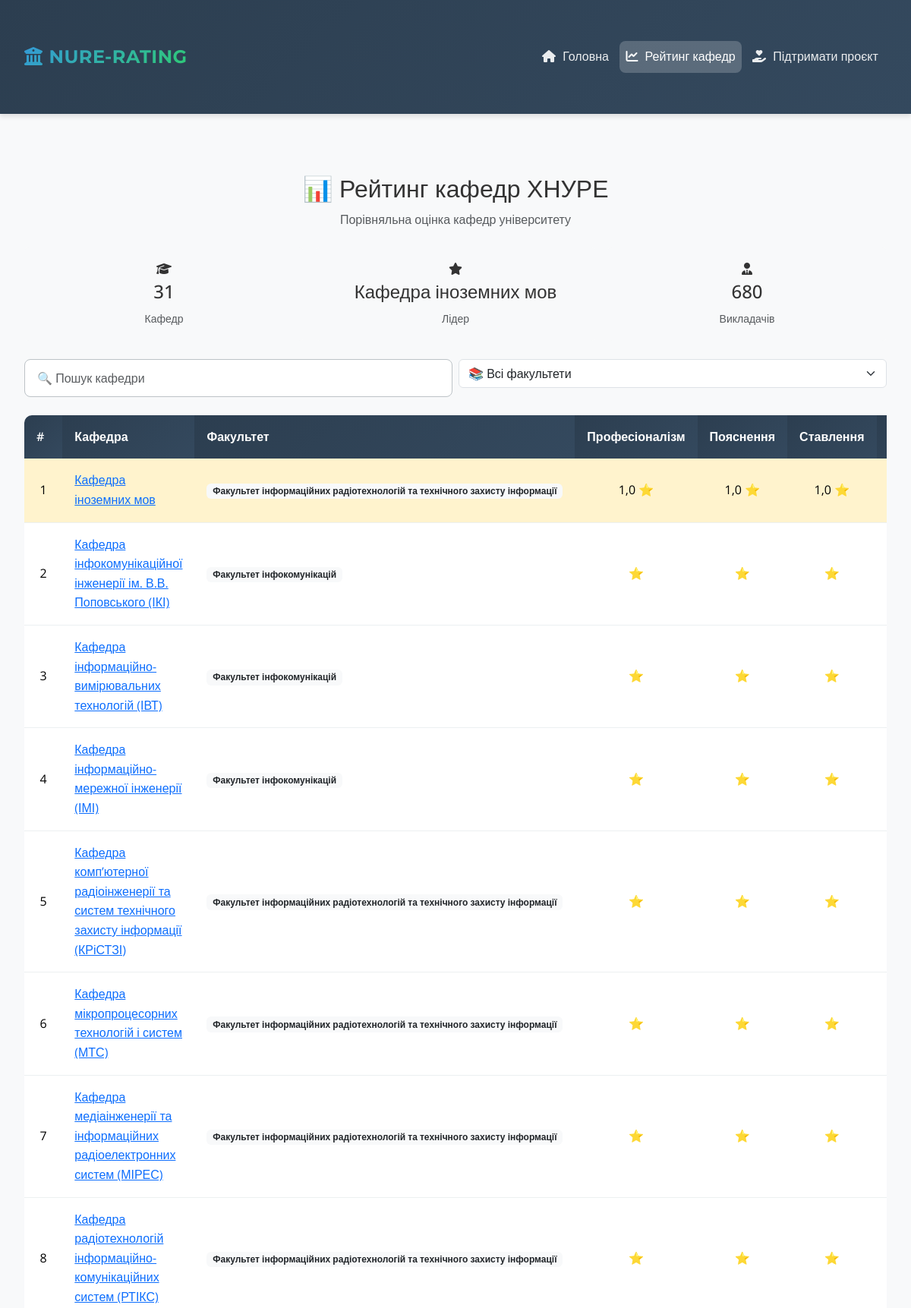
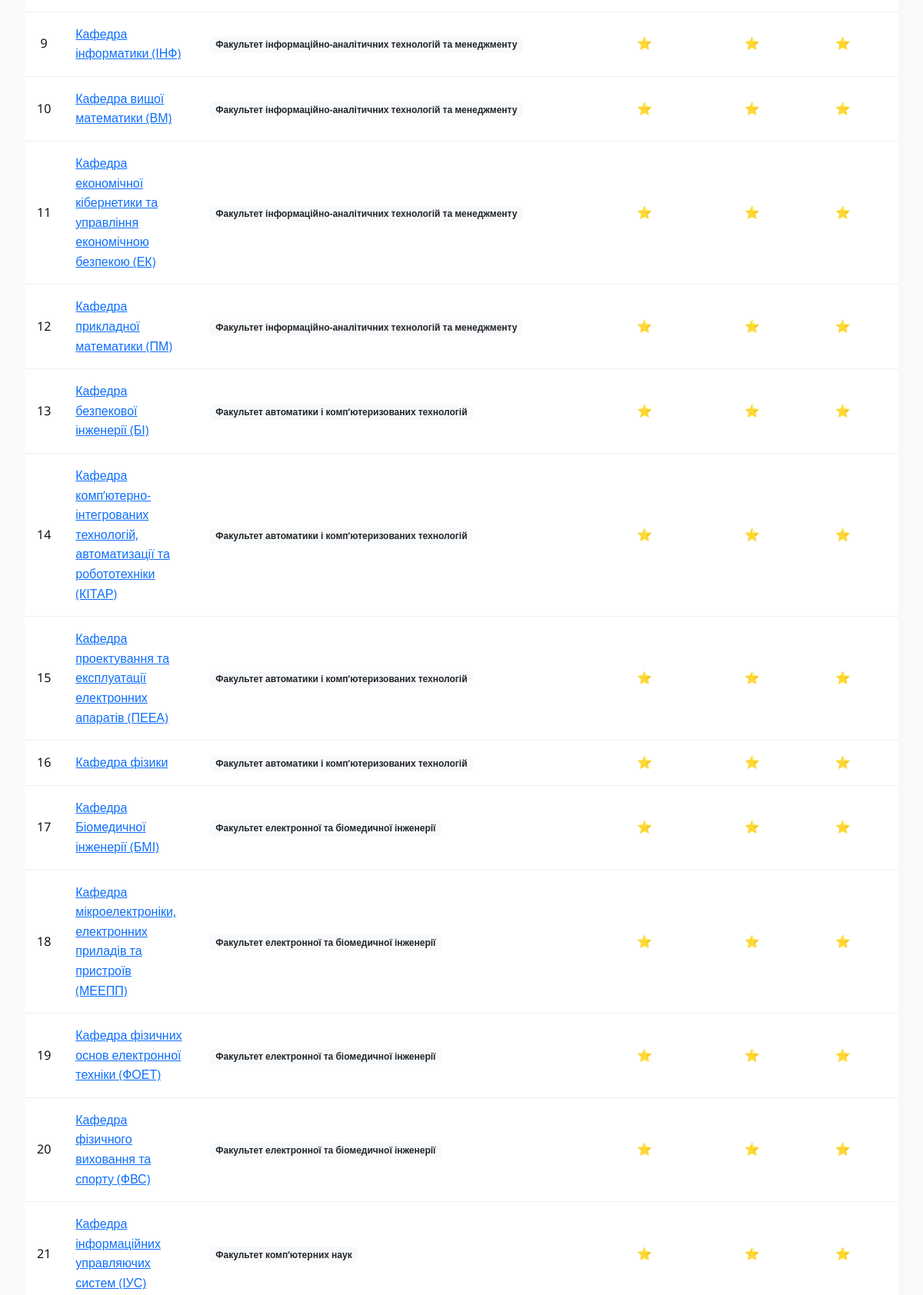
The app's page /department_ranking/ (upper part) with its own data (2 pictures, top to bottom).
### feedback_app/models.py (models this page shows, shortened)
class Department(models.Model):
    name = models.CharField(max_length=255, unique=True)
    faculty = models.ForeignKey(Faculty, on_delete=models.CASCADE, related_name='departments')
    description = models.TextField(blank=True, null=True)

class Faculty(models.Model):
    name = models.CharField(max_length=255, unique=True)
    description = models.TextField(blank=True, null=True)

### feedback_app/views.py (the view)
# urls.py: path('department_ranking/', views.department_ranking, name='department_ranking'),
def department_ranking(request):
    departments = Department.objects.annotate(
        avg_professionalism=Avg('professors__feedback__professionalism'),
        avg_clarity=Avg('professors__feedback__clarity'),
        avg_attitude=Avg('professors__feedback__attitude'),
        professor_count=Count('professors'),
        avg_rating=(F('avg_professionalism') + F('avg_clarity') + F('avg_attitude')) / 3
    ).order_by('-avg_rating')
    faculties = Department.objects.select_related('faculty').values_list('faculty__id', 'faculty__name').distinct().order_by('faculty__name')
    return render(request, 'department_ranking.html', {
        'departments': departments,
        'faculties': [{'id': fid, 'name': fname} for fid, fname in faculties if fname],
        'total_professors': Professor.objects.count()
    })

### templates/department_ranking.html (shortened to what this page needs)
{% extends 'base.html' %} {% block title %}📊 Рейтинг кафедр{% endblock title %}
{% block content %}
<main class="container py-4">
  <header class="text-center mb-4">
    <h1 class="h2">📊 Рейтинг кафедр ХНУРЕ</h1>
    <p class="text-muted">Порівняльна оцінка кафедр університету</p>
  </header>
  <div class="row g-3 mb-4">
    <div class="col-md-4">
      <div class="p-3 bg-light rounded text-center">
        <i class="fas fa-graduation-cap mb-2"></i>
        <div class="h4">{{ departments|length }}</div>
        <small class="text-muted">Кафедр</small>
      </div>
    </div>
    <div class="col-md-4">
      <div class="p-3 bg-light rounded text-center">
        <i class="fas fa-star mb-2"></i>
        <div class="h4">{{ departments.0.name }}</div>
        <small class="text-muted">Лідер</small>
      </div>
    </div>
    <div class="col-md-4">
      <div class="p-3 bg-light rounded text-center">
        <i class="fas fa-user-tie mb-2"></i>
        <div class="h4">{{ total_professors|default:"500+" }}</div>
        <small class="text-muted">Викладачів</small>
      </div>
    </div>
  </div>
  <div class="row g-2 mb-4">
    <div class="col-md-6">
      <input
        type="text"
        id="department-search"
        class="form-control"
        placeholder="🔍 Пошук кафедри"
      />
    </div>
    <div class="col-md-6">
      <select id="faculty-filter" class="form-select">
        <option value="">📚 Всі факультети</option>
      </select>
    </div>
  </div>
  <div class="table-responsive d-none d-lg-block">
    <table class="table">
      <thead>
        <tr>
          <th>#</th>
          <th>Кафедра</th>
          <th>Факультет</th>
          <th class="text-center">Професіоналізм</th>
          <th class="text-center">Пояснення</th>
          <th class="text-center">Ставлення</th>
          <th class="text-center">Рейтинг</th>
        </tr>
      </thead>
      <tbody>
        {% for department in departments %}
        <tr
          class="{% if forloop.first %}table-warning{% endif %}"
          data-faculty-id="{{ department.faculty.id }}"
        >
          <td class="text-center">{{ forloop.counter }}</td>
          <td>
            <a href="{% url 'department_detail' department.id %}"
              >{{ department.name }}</a
            >
          </td>
          <td>
            <span class="badge bg-light text-dark"
              >{{ department.faculty.name }}</span
            >
          </td>
          <td class="text-center">
            {{ department.avg_professionalism|default:"—"|floatformat:1 }} ⭐
          </td>
          <td class="text-center">
            {{ department.avg_clarity|default:"—"|floatformat:1 }} ⭐
          </td>
          <td class="text-center">
            {{ department.avg_attitude|default:"—"|floatformat:1 }} ⭐
          </td>
          <td class="text-center fw-bold">
          </td>
        </tr>
        {% endfor %}
      </tbody>
    </table>
  </div>
</main>
{% endblock content %}

### templates/base.html (shortened to what this page needs)
<!DOCTYPE html>
<html lang="uk">
  <head>
    <link
      rel="stylesheet"
      href="https://cdn.jsdelivr.net/npm/bootstrap@5.3.2/dist/css/bootstrap.min.css"
    />
    <link
      rel="stylesheet"
      href="https://cdnjs.cloudflare.com/ajax/libs/font-awesome/6.4.0/css/all.min.css"
    />
  </head>
  <body>
    <nav class="navbar navbar-expand-lg navbar-dark">
      <div class="container">
        <a class="navbar-brand" href="{% url 'home' %}">
          <i class="fas fa-university me-2"></i>NURE-RATING
        </a>
        <div class="collapse navbar-collapse" id="navbarNav">
          <ul class="navbar-nav ms-auto">
            <li class="nav-item">
              <a
                class="nav-link {% if request.path == '/' %}active{% endif %}"
                href="{% url 'home' %}"
              >
                <i class="fas fa-home"></i> Головна
              </a>
            </li>
            <li class="nav-item">
              <a
                class="nav-link {% if 'department_ranking' in request.path %}active{% endif %}"
                href="{% url 'department_ranking' %}"
              >
                <i class="fas fa-chart-line"></i> Рейтинг кафедр
              </a>
            </li>
            <li class="nav-item">
              <a
                class="nav-link {% if 'donate' in request.path %}active{% endif %}"
                href="{% url 'donate' %}"
              >
                <i class="fas fa-hand-holding-heart"></i> Підтримати проєкт
              </a>
            </li>
          </ul>
        </div>
      </div>
    </nav>
    <div class="container mt-4">{% block content %} {% endblock %}</div>
  </body>
</html>

### templates/base.html (style rules this page uses)
:root { --primary-color: #3498db; --secondary-color: #2ecc71; --accent-color: #1abc9c; --dark-color: #2c3e50; --light-color: #f8f9fa; --text-color: #333333; --light-gray: #ecf0f1; --medium-gray: #bdc3c7; --gradient-primary: linear-gradient( 135deg, var(--primary-color), var(--secondary-color) ); --gradient-dark: linear-gradient(135deg, var(--dark-color), #34495e); --box-shadow: 0 4px 6px rgba(0, 0, 0, 0.1); --box-shadow-hover: 0 10px 15px rgba(0, 0, 0, 0.15); --transition: all 0.3s ease; }
body { font-family: "Open Sans", sans-serif; background-color: var(--light-color); color: var(--text-color); display: flex; flex-direction: column; min-height: 100vh; line-height: 1.6; }
h1, h2, h3, h4, h5, h6, .navbar-brand { font-family: "Montserrat", sans-serif; font-weight: 600; }
.navbar { background: var(--gradient-dark); box-shadow: var(--box-shadow); padding: 1rem; position: sticky; top: 0; z-index: 1000; backdrop-filter: blur(10px); }
.navbar-brand { font-size: 1.5rem; font-weight: 700; letter-spacing: 0.5px; background: var(--gradient-primary); -webkit-background-clip: text; -webkit-text-fill-color: transparent; padding: 0.5rem 0; }
.nav-link { font-weight: 500; padding: 0.5rem 1rem; margin: 0 0.2rem; border-radius: 8px; transition: var(--transition); position: relative; color: rgba(255, 255, 255, 0.9) !important; }
.nav-link.active { background: rgba(255, 255, 255, 0.2); color: white !important; }
.nav-link i { margin-right: 5px; transition: var(--transition); }
.container { max-width: 1200px; flex: 1; padding: 2rem 1rem; animation: fadeIn 0.5s ease; }
.table { margin: 0; border-radius: 10px; overflow: hidden; }
.table thead th { background: var(--gradient-dark); color: white; font-weight: 600; padding: 1rem; border: none; }
.table tbody tr { transition: var(--transition); }
.table td { padding: 1rem; vertical-align: middle; border-color: var(--light-gray); }
.form-control { border-radius: 8px; border: 1px solid var(--medium-gray); padding: 0.75rem 1rem; transition: var(--transition); font-size: 1rem; }

### records on screen
Department: name "Кафедра іноземних мов", faculty.name "Факультет інформаційних радіотехнологій та технічного захисту інформації", avg_professionalism "1,0", avg_clarity "1,0", avg_attitude "1,0"
Department: name "Кафедра інфокомунікаційної інженерії ім. В.В. Поповського (ІКІ)", faculty.name "Факультет інфокомунікацій"
Department: name "Кафедра інформаційно-вимірювальних технологій (ІВТ)", faculty.name "Факультет інфокомунікацій"
Department: name "Кафедра інформаційно-мережної інженерії (ІМІ)", faculty.name "Факультет інфокомунікацій"
Department: name "Кафедра комп’ютерної радіоінженерії та систем технічного захисту інформації (КРіСТЗІ)", faculty.name "Факультет інформаційних радіотехнологій та технічного захисту інформації"
Department: name "Кафедра мікропроцесорних технологій і систем (МТС)", faculty.name "Факультет інформаційних радіотехнологій та технічного захисту інформації"
Department: name "Кафедра медіаінженерії та інформаційних радіоелектронних систем (МІРЕС)", faculty.name "Факультет інформаційних радіотехнологій та технічного захисту інформації"
Department: name "Кафедра радіотехнологій інформаційно-комунікаційних систем (РТІКС)", faculty.name "Факультет інформаційних радіотехнологій та технічного захисту інформації"
Department: name "Кафедра інформатики (ІНФ)", faculty.name "Факультет інформаційно-аналітичних технологій та менеджменту"
Department: name "Кафедра вищої математики (ВМ)", faculty.name "Факультет інформаційно-аналітичних технологій та менеджменту"
Department: name "Кафедра економічної кібернетики та управління економічною безпекою (ЕК)", faculty.name "Факультет інформаційно-аналітичних технологій та менеджменту"
Department: name "Кафедра прикладної математики (ПМ)", faculty.name "Факультет інформаційно-аналітичних технологій та менеджменту"
Department: name "Кафедра безпекової інженерії (БІ)", faculty.name "Факультет автоматики і комп’ютеризованих технологій"
Department: name "Кафедра комп’ютерно-інтегрованих технологій, автоматизації та робототехніки (КІТАР)", faculty.name "Факультет автоматики і комп’ютеризованих технологій"
Department: name "Кафедра проектування та експлуатації електронних апаратів (ПЕЕА)", faculty.name "Факультет автоматики і комп’ютеризованих технологій"
Department: name "Кафедра фізики", faculty.name "Факультет автоматики і комп’ютеризованих технологій"
Department: name "Кафедра Біомедичної інженерії (БМІ)", faculty.name "Факультет електронної та біомедичної інженерії"
Department: name "Кафедра мікроелектроніки, електронних приладів та пристроїв (МЕЕПП)", faculty.name "Факультет електронної та біомедичної інженерії"
Department: name "Кафедра фізичних основ електронної техніки (ФОЕТ)", faculty.name "Факультет електронної та біомедичної інженерії"
Department: name "Кафедра фізичного виховання та спорту (ФВС)", faculty.name "Факультет електронної та біомедичної інженерії"
Department: name "Кафедра інформаційних управляючих систем (ІУС)", faculty.name "Факультет комп’ютерних наук"

### other values on screen
{{ departments|length }} "31"
{{ total_professors|default:"500+" }} "680"
